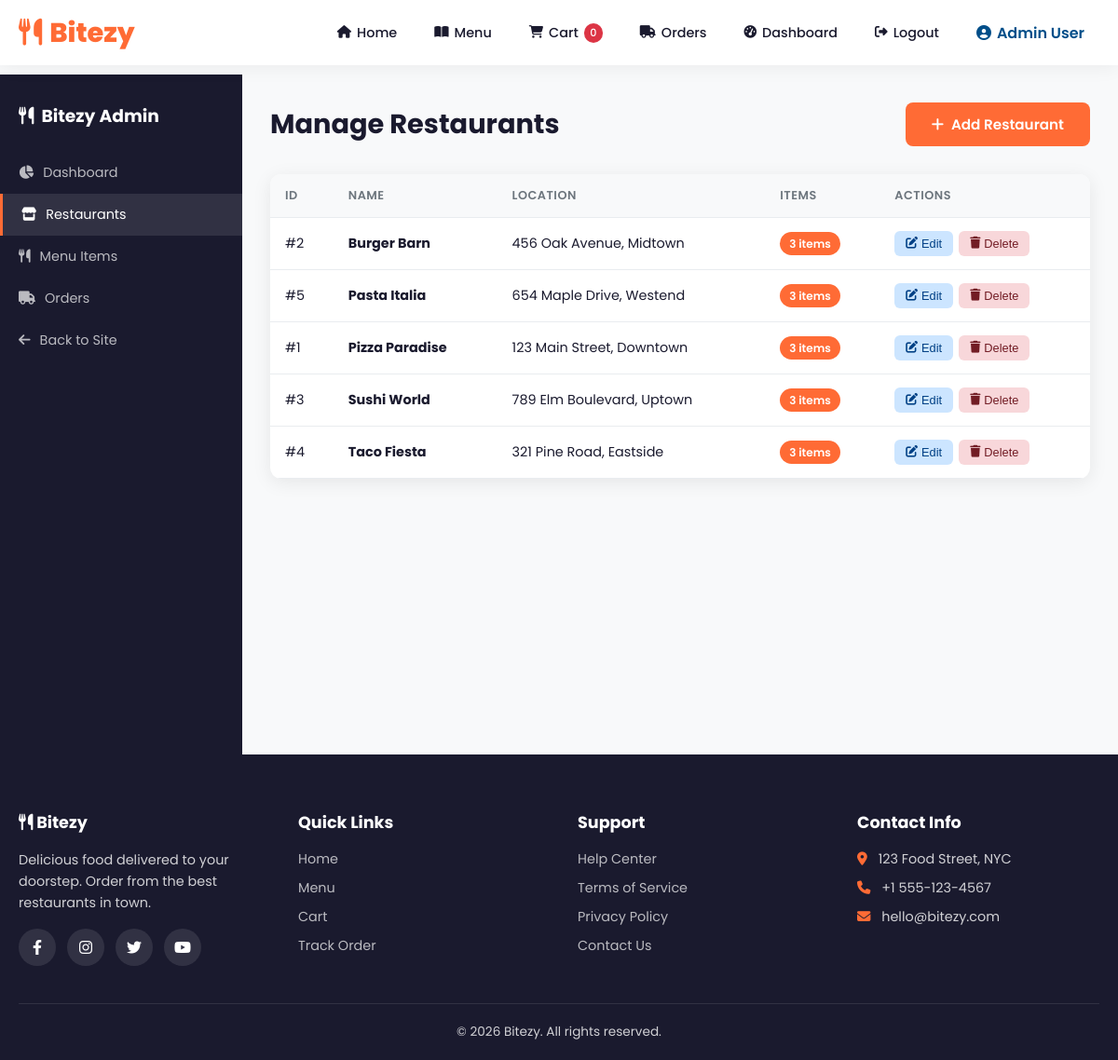
Before: /admin/restaurants.php (signed in) with the older database file.
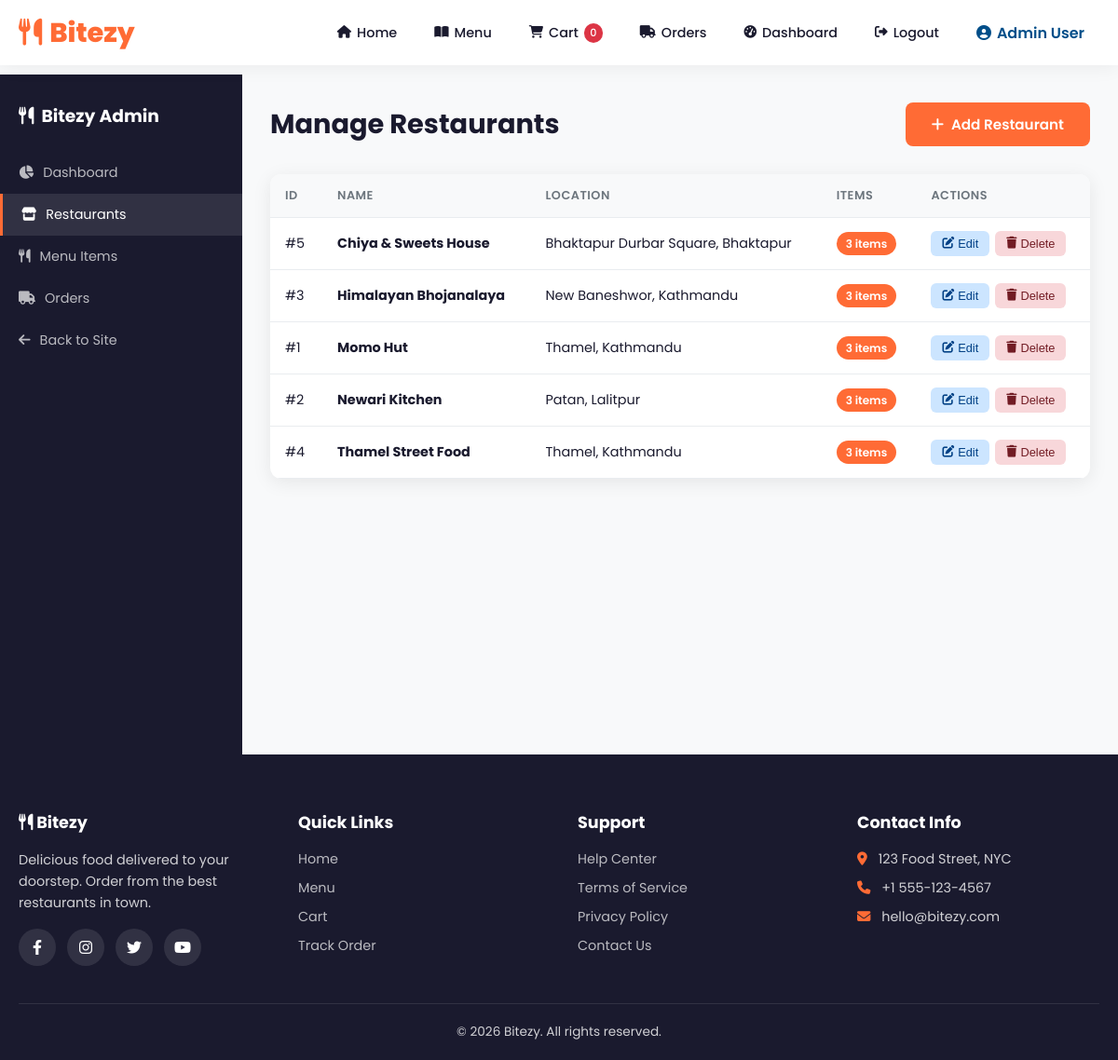
After: the same page with the newer database file.
### tables this page shows
CREATE TABLE restaurants (
  id INT AUTO_INCREMENT PRIMARY KEY,
  name VARCHAR(150) NOT NULL,
  location TEXT,
  image_url VARCHAR(255) DEFAULT '',
  created_at TIMESTAMP DEFAULT CURRENT_TIMESTAMP
);

### config.php (called while the page is built, shortened)
<?php
function isAuthenticated() {
  return isset($_SESSION['user_id']);
}
function isManager() {
  return isset($_SESSION['role']) && ($_SESSION['role'] === 'manager' || $_SESSION['role'] === 'admin');
}

### includes/db.php (called while the page is built, shortened)
<?php
require_once __DIR__ . '/../config.php';
function getDB() {
  static $conn = null;
  if ($conn === null) {
    try {
      $conn = new mysqli(DB_HOST, DB_USER, DB_PASS, DB_NAME);
      $conn->set_charset('utf8mb4');
    } catch (Exception $e) {
      die('Database connection error. Please check your configuration.');
    }
  }
  return $conn;
}
function dbQuery($sql, $params = []) {
  $conn = getDB();
  if (!empty($params)) {
    $stmt = $conn->prepare($sql);
    $types = '';
    foreach ($params as $param) {
      if (is_int($param)) $types .= 'i';
      elseif (is_double($param)) $types .= 'd';
      elseif (is_string($param)) $types .= 's';
      else $types .= 's';
    }
    $stmt->bind_param($types, ...$params);
    $stmt->execute();
    $result = $stmt->get_result();
    return $result;
  } else {
    return $conn->query($sql);
  }
}

### admin/restaurants.php (the view, shortened to what this page needs)
<?php require_once __DIR__ . '/../includes/db.php';
$restaurants = dbQuery("SELECT * FROM restaurants ORDER BY name");
$restaurantsList = $restaurants ? $restaurants->fetch_all(MYSQLI_ASSOC) : [];
include __DIR__ . '/../includes/header.php';
?>
<div class="admin-container">
  <div class="admin-sidebar">
    <h3><i class="fas fa-utensils"></i> Bitezy Admin</h3>
    <a href="index.php"><i class="fas fa-chart-pie"></i> Dashboard</a>
    <a href="restaurants.php" class="active"><i class="fas fa-store"></i> Restaurants</a>
    <a href="menu-items.php"><i class="fas fa-utensils"></i> Menu Items</a>
    <a href="orders.php"><i class="fas fa-truck"></i> Orders</a>
    <a href="<?php echo SITE_URL; ?>/index.php"><i class="fas fa-arrow-left"></i> Back to Site</a>
  </div>
  <div class="admin-content">
    <div class="admin-header">
      <h2>Manage Restaurants</h2>
      <button class="btn btn-primary" data-modal="restaurantModal" onclick="openRestaurantModal()"><i class="fas fa-plus"></i> Add Restaurant</button>
    </div>
    <div class="table-container">
      <div class="table-wrapper">
        <table>
          <thead>
            <tr>
              <th>ID</th>
              <th>Name</th>
              <th>Location</th>
              <th>Items</th>
              <th>Actions</th>
            </tr>
          </thead>
          <tbody>
            <?php foreach ($restaurantsList as $r):
              $cnt = dbQuery("SELECT COUNT(*) as c FROM menu_items WHERE restaurant_id=?", [$r['id']]);
              $itemCount = $cnt ? $cnt->fetch_assoc()['c'] : 0;
            ?>
            <tr>
              <td>#<?php echo $r['id']; ?></td>
              <td><strong><?php echo htmlspecialchars($r['name']); ?></strong></td>
              <td><?php echo htmlspecialchars($r['location']); ?></td>
              <td><span class="badge badge-primary"><?php echo $itemCount; ?> items</span></td>
              <td>
                <div class="action-btns">
                  <button class="btn-edit" onclick="openRestaurantModal(<?php echo htmlspecialchars(json_encode($r)); ?>)"><i class="fas fa-edit"></i> Edit</button>
                  <button class="btn-delete" onclick="deleteItem('restaurant', <?php echo $r['id']; ?>)"><i class="fas fa-trash"></i> Delete</button>
                </div>
              </td>
            </tr>
            <?php endforeach; ?>
          </tbody>
        </table>
      </div>
    </div>
  </div>
</div>
<?php include __DIR__ . '/../includes/footer.php'; ?>

### includes/header.php (shortened to what this page needs)
<?php require_once __DIR__ . '/../config.php'; ?>
<!DOCTYPE html>
<html lang="en">
<head>
  <link rel="stylesheet" href="<?php echo SITE_URL; ?>/assets/css/style.css">
  <link rel="stylesheet" href="https://cdnjs.cloudflare.com/ajax/libs/font-awesome/6.4.0/css/all.min.css">
</head>
<body>
<nav class="navbar">
  <div class="nav-container">
    <a href="<?php echo SITE_URL; ?>/index.php" class="nav-logo">
      <i class="fas fa-utensils"></i> Bitezy
    </a>
    <ul class="nav-menu" id="navMenu">
      <li><a href="<?php echo SITE_URL; ?>/index.php"><i class="fas fa-home"></i> Home</a></li>
      <li><a href="<?php echo SITE_URL; ?>/pages/menu.php"><i class="fas fa-book-open"></i> Menu</a></li>
      <?php if (isAuthenticated()): ?>
        <li><a href="<?php echo SITE_URL; ?>/pages/cart.php"><i class="fas fa-shopping-cart"></i> Cart <span id="cart-count" class="cart-badge">0</span></a></li>
        <li><a href="<?php echo SITE_URL; ?>/pages/order-tracking.php"><i class="fas fa-truck"></i> Orders</a></li>
        <?php if (isManager()): ?>
          <li><a href="<?php echo SITE_URL; ?>/admin/index.php"><i class="fas fa-tachometer-alt"></i> Dashboard</a></li>
        <?php endif; ?>
        <li><a href="<?php echo SITE_URL; ?>/pages/logout.php"><i class="fas fa-sign-out-alt"></i> Logout</a></li>
        <li class="nav-user"><i class="fas fa-user-circle"></i> <?php echo htmlspecialchars($_SESSION['user_name']); ?></li>
      <?php else: ?>
        <li><a href="<?php echo SITE_URL; ?>/pages/login.php"><i class="fas fa-sign-in-alt"></i> Login</a></li>
        <li><a href="<?php echo SITE_URL; ?>/pages/signup.php" class="btn-nav-signup"><i class="fas fa-user-plus"></i> Sign Up</a></li>
      <?php endif; ?>
    </ul>
  </div>
</nav>
<main class="main-content">

### includes/footer.php (shortened to what this page needs)
</main>
<footer class="footer">
  <div class="footer-container">
    <div class="footer-grid">
      <div class="footer-col">
        <h4><i class="fas fa-utensils"></i> Bitezy</h4>
        <p>Delicious food delivered to your doorstep. Order from the best restaurants in town.</p>
        <div class="footer-social">
          <a href="#"><i class="fab fa-facebook-f"></i></a>
          <a href="#"><i class="fab fa-instagram"></i></a>
          <a href="#"><i class="fab fa-twitter"></i></a>
          <a href="#"><i class="fab fa-youtube"></i></a>
        </div>
      </div>
      <div class="footer-col">
        <h4>Quick Links</h4>
        <ul>
          <li><a href="<?php echo SITE_URL; ?>/index.php">Home</a></li>
          <li><a href="<?php echo SITE_URL; ?>/pages/menu.php">Menu</a></li>
          <li><a href="<?php echo SITE_URL; ?>/pages/cart.php">Cart</a></li>
          <li><a href="<?php echo SITE_URL; ?>/pages/order-tracking.php">Track Order</a></li>
        </ul>
      </div>
      <div class="footer-col">
        <h4>Support</h4>
        <ul>
          <li><a href="#">Help Center</a></li>
          <li><a href="#">Terms of Service</a></li>
          <li><a href="#">Privacy Policy</a></li>
          <li><a href="#">Contact Us</a></li>
        </ul>
      </div>
      <div class="footer-col">
        <h4>Contact Info</h4>
        <ul>
          <li><i class="fas fa-map-marker-alt"></i> 123 Food Street, NYC</li>
          <li><i class="fas fa-phone"></i> +1 555-123-4567</li>
          <li><i class="fas fa-envelope"></i> hello@bitezy.com</li>
        </ul>
      </div>
    </div>
    <div class="footer-bottom">
      <p>&copy; <?php echo date('Y'); ?> Bitezy. All rights reserved.</p>
    </div>
  </div>
</footer>
</body>
</html>

Changed rows visible on the page:
changed restaurants id 5: name "Pasta Italia" → "Chiya & Sweets House"; location "654 Maple Drive, Westend" → "Bhaktapur Durbar Square, Bhaktapur"; moves up the list
changed restaurants id 3: name "Sushi World" → "Himalayan Bhojanalaya"; location "789 Elm Boulevard, Uptown" → "New Baneshwor, Kathmandu"; moves up the list
changed restaurants id 1: name "Pizza Paradise" → "Momo Hut"; location "123 Main Street, Downtown" → "Thamel, Kathmandu"; moves down the list
changed restaurants id 2: name "Burger Barn" → "Newari Kitchen"; location "456 Oak Avenue, Midtown" → "Patan, Lalitpur"
changed restaurants id 4: name "Taco Fiesta" → "Thamel Street Food"; location "321 Pine Road, Eastside" → "Thamel, Kathmandu"
